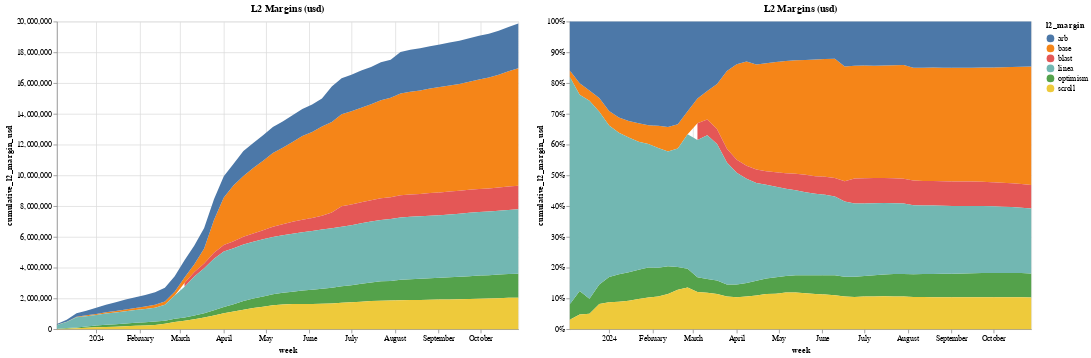

Notebook source saved alongside this figure:
### Code cell
# Concatenate charts horizontally
l2_margin_charts = alt.hconcat(l2_margin_usd_area_chart, l2_margin_usd_stacked_area_chart)

l2_margin_charts

### Figure 1 — Vega-Lite specification as saved in the notebook (floating-point values rounded to 4 significant figures; data arrays with more than 128 entries replaced by an {"elided": "..."} marker saying what was removed)
{"config": {"view": {"continuousWidth": 300, "continuousHeight": 300}}, "hconcat": [{"mark": {"type": "area"}, "encoding": {"color": {"field": "l2_margin", "type": "nominal"}, "x": {"field": "week", "type": "temporal"}, "y": {"field": "cumulative_l2_margin_usd", "type": "quantitative"}}, "height": 400, "title": "L2 Margins (usd)", "width": 600}, {"mark": {"type": "area"}, "encoding": {"color": {"field": "l2_margin", "type": "nominal"}, "x": {"field": "week", "type": "temporal"}, "y": {"field": "cumulative_l2_margin_usd", "stack": "normalize", "type": "quantitative"}}, "height": 400, "title": "L2 Margins (usd)", "width": 600}], "data": {"name": "data-b9d372de0d95e4a9db311539944c99f1"}, "$schema": "https://vega.github.io/schema/vega-lite/v5.20.1.json", "datasets": {"data-b9d372de0d95e4a9db311539944c99f1": {"elided": "288 records"}}}
